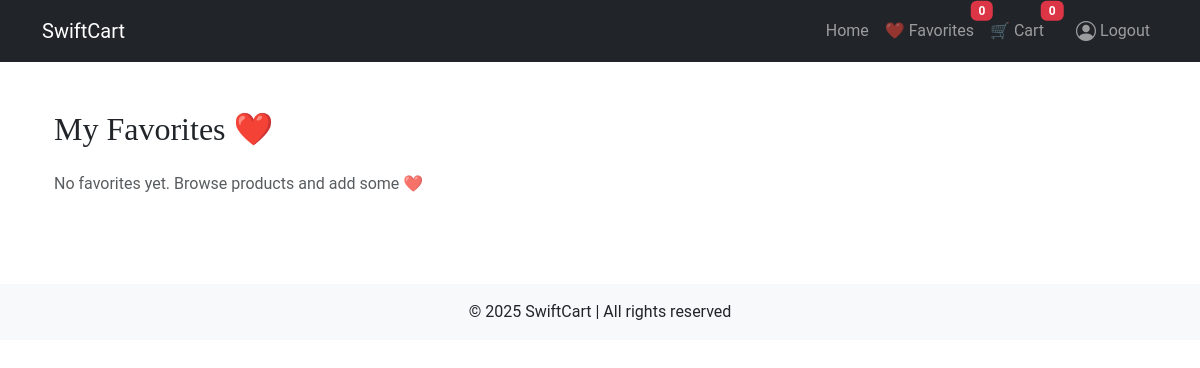
Page /swiftcarapp/favorites/ (signed in) on the earlier database version.
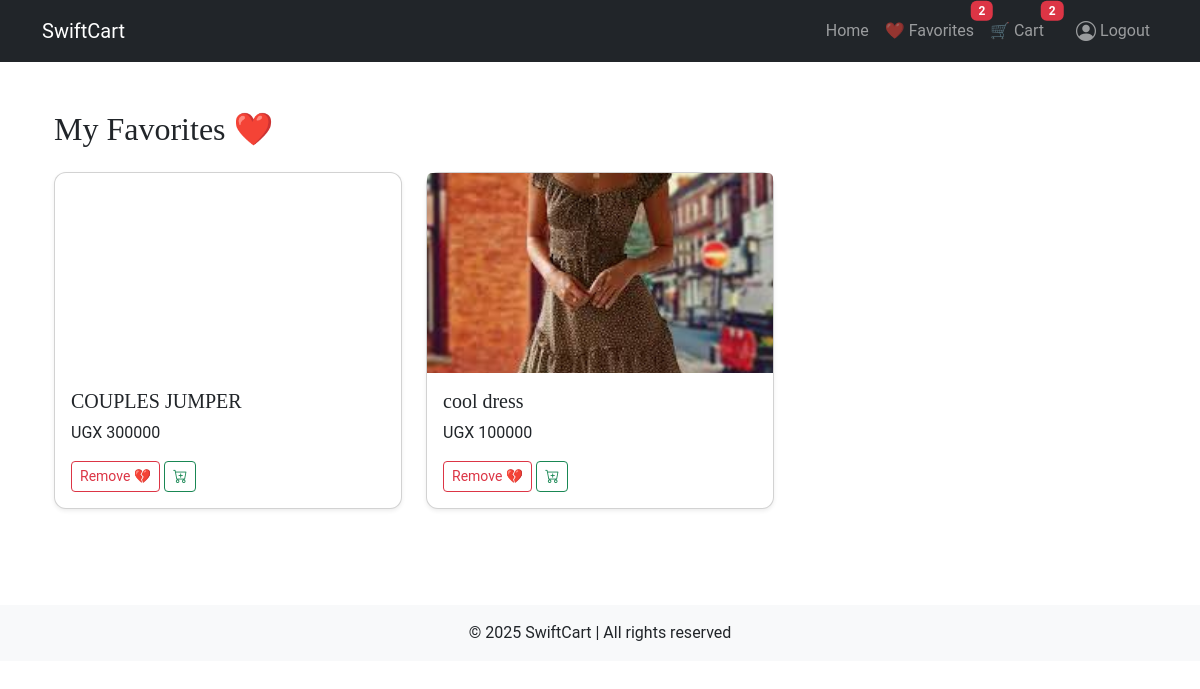
Same page on the later database version.
### swiftcarapp/models.py (models this page shows, shortened)
class CustomUser(AbstractUser):
    GENDER_CHOICES = [
        ('male', 'Male'),
        ('female', 'Female'),
        ]
    phone_contact = models.CharField(max_length=15,blank=True, null = True)
    address = models.CharField(max_length=30,blank=True, null = True)
    gender = models.CharField(max_length=6, choices=GENDER_CHOICES, blank= True, null = True)
    email = models.EmailField(max_length=50,blank=True,null=True)

class Favorite(models.Model):
    user = models.ForeignKey(CustomUser, on_delete=models.CASCADE, related_name="favorites")
    product = models.ForeignKey(Product, on_delete=models.CASCADE, related_name="favorited_by")
    added_at = models.DateTimeField(auto_now_add=True)
    class Meta:
        unique_together = ("user", "product")  # prevent duplicate favorites

class Product(models.Model):
    CAT_CHOICES=[
        ("apparel","Apparel"),
        ("accesories","Accessories"),
        ("shoes","Shoes"),
        ("suits","Suites"),
        ("gaming&spots","Gaming&sports"),
    ]
    GEN_CCHOICES=[
        ("ladies","Ladies"),
        ("gents", "Gents"),
        ("unisex","Unisex"),
        ("kids","Kids"),
    ]
    pName=models.CharField(max_length=20,blank=True,null=True)
    pPrice = models.IntegerField(blank=True,null=True)
    pDescription = models.CharField(max_length=100, blank=True, null=True)
    pCategory = models.CharField(
        max_length=20,
        choices=CAT_CHOICES,
        default="apparel",
    )
    pGender=models.CharField(
        max_length=20,
        choices=GEN_CCHOICES,
        default="unisex",
    )
    pImage=models.ImageField(upload_to='pimages/',blank=True)
    pPostdate=models.DateField(auto_now=True)

### cart/models.py (models this page shows, shortened)
class Cart(models.Model):
    user = models.ForeignKey(settings.AUTH_USER_MODEL, on_delete=models.CASCADE, related_name="carts")
    created_at = models.DateTimeField(auto_now_add=True)
    def total_items(self):
        return sum(item.quantity for item in self.items.all())

class CartItem(models.Model):
    cart = models.ForeignKey(Cart, on_delete=models.CASCADE, related_name="items")
    product = models.ForeignKey(Product, on_delete=models.CASCADE)
    quantity = models.PositiveIntegerField(default=1)
    class Meta:
        unique_together = ("cart", "product")  # Prevent duplicates

### swiftcarapp/views.py (the view)
# urls.py: path("favorites/", views.my_favorites, name="my_favorites"),
@login_required
def my_favorites(request):
    favorites = Favorite.objects.filter(user=request.user).select_related("product")
    return render(request, "favorites.html", {"favorites": favorites})

### cart/templatetags/cart_extras.py (called while the page is built)
@register.filter
def cart_total(items):
    total = 0
    for item in items:
        total += item.product.pPrice * item.quantity
    return total

### swiftcarapp/context_processors.py (called while the page is built)
def favorites_count(request):
    if request.user.is_authenticated:
        return {"fav_count": Favorite.objects.filter(user=request.user).count()}
    return {"fav_count": 0}

### swiftcarapp/templates/favorites.html (shortened to what this page needs)
{% extends 'base/nav.html' %}
{% block content %}
<div class="container py-4">
  <h2 class="mb-4">My Favorites ❤️</h2>
  {% if favorites %}
    <div class="row">
      {% for fav in favorites %}
        <div class="col-md-4">
          <div class="card mb-4 shadow-sm">
            <div class="card-img-top"
                 style="height:200px; background-size:cover; background-position:center;
                        background-image: url('{{ fav.product.pImage.url }}');">
            </div>
            <div class="card-body">
              <h5 class="card-title">{{ fav.product.pName }}</h5>
              <p class="card-text">UGX {{ fav.product.pPrice }}</p>
              <a href="{% url 'remove_from_favorites' fav.product.pk %}"
                 class="btn btn-sm btn-outline-danger">Remove 💔</a>
                <form method="POST" action="{% url 'add_to_cart' fav.product.pk %}" class="d-inline">
                <button type="submit" class="btn btn-sm btn-outline-success" title="Add to Cart">
                  <i class="bi {% if product.id in user_cart_items %}bi-cart-check-fill text-success{% else %}bi-cart-plus{% endif %}"></i>
                </button>
              </form>
            </div>
          </div>
        </div>
      {% endfor %}
    </div>
  {% else %}
    <p class="text-muted">No favorites yet. Browse products and add some ❤️</p>
  {% endif %}
</div>
{% endblock %}

### swiftcarapp/templates/base/nav.html (shortened to what this page needs)
{% load static %}
{% load cart_extras %}
<!DOCTYPE html>
<html lang="en">
<head>
  <link href="https://cdn.jsdelivr.net/npm/bootstrap@5.3.3/dist/css/bootstrap.min.css" rel="stylesheet">
  <link rel="stylesheet" href="https://cdn.jsdelivr.net/npm/bootstrap-icons@1.11.3/font/bootstrap-icons.css">
  <link href="{% static 'css/style.css' %}" rel="stylesheet">
</head>
<body>
<nav class="navbar navbar-expand-lg navbar-dark bg-dark">
  <div class="container">
    <a class="navbar-brand" href="{% url 'index' %}">SwiftCart</a>
    <div class="collapse navbar-collapse" id="navMenu">
        <ul class="navbar-nav ms-auto align-items-center">
    <li class="nav-item"><a class="nav-link" href="{% url 'index' %}">Home</a></li>
    {% if user.is_authenticated %}
      <li class="nav-item">
        <a class="nav-link position-relative" href="{% url 'my_favorites' %}">
          ❤️ Favorites
          <span class="badge bg-danger position-absolute top-0 start-100 translate-middle">
            {{ user.favorites.count }}
          </span>
        </a>
      </li>
      <li class="nav-item">
      <a class="nav-link position-relative" href="{% url 'cart_detail' %}">
        🛒 Cart
        <span class="badge bg-danger position-absolute top-0 start-100 translate-middle">
          {{ request.user.carts.first.total_items|default:0 }}
        </span>
      </a>
    </li>
      <li class="nav-item ms-3">
        <a href="{% url 'logout' %}" class="nav-link d-flex align-items-center">
          <i class="bi bi-person-circle fs-5 me-1"></i>
          <span>Logout</span>
        </a>
      </li>
    {% endif %}
  </ul>
    </div>
  </div>
</nav>
<main class="container py-4">
  {% block content %}{% endblock %}
</main>
<footer class="bg-light py-3 mt-4 text-center">
  <p class="mb-0">&copy; 2025 SwiftCart | All rights reserved</p>
</footer>
</body>
</html>

### static/css/style.css (style rules this page uses)
h1, h2, h3, h4, h5, h6 { font-family: 'Playfair Display', serif; }
body { font-family: 'Roboto', sans-serif; }
a { text-decoration: none; color: black; }
.card { border-radius: 12px; }

Differences in the rows shown:
computed for CustomUser: favorites.count "0" → "2"; user.carts.first.total_items "0" → "2"
added Favorite: product.pName "COUPLES JUMPER", product.pPrice "300000"
added Favorite: product.pImage (picture), product.pName "cool dress", product.pPrice "100000"
Other differences:
text no longer shown: "No favorites yet. Browse products and add some ❤️"
